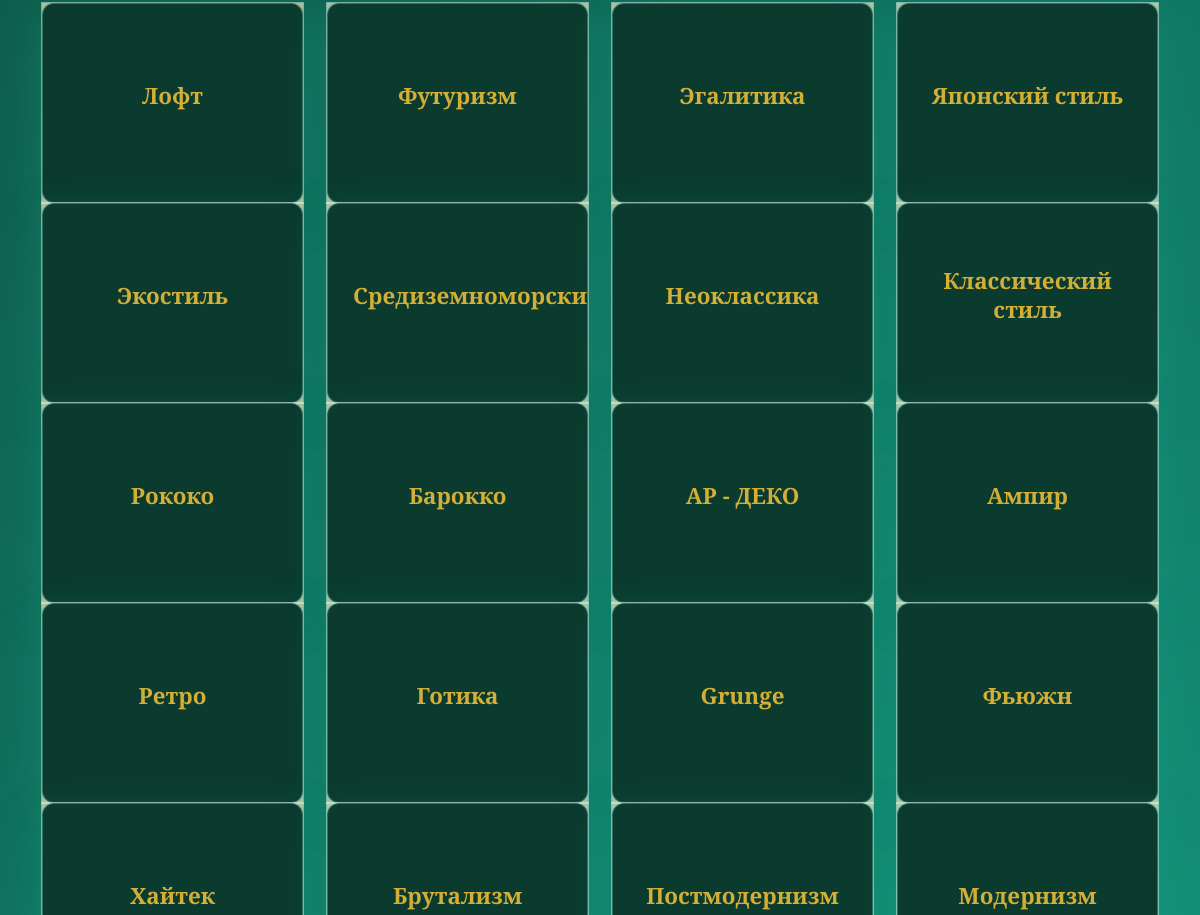
/services/ (middle part), run on an earlier commit of the app's database.
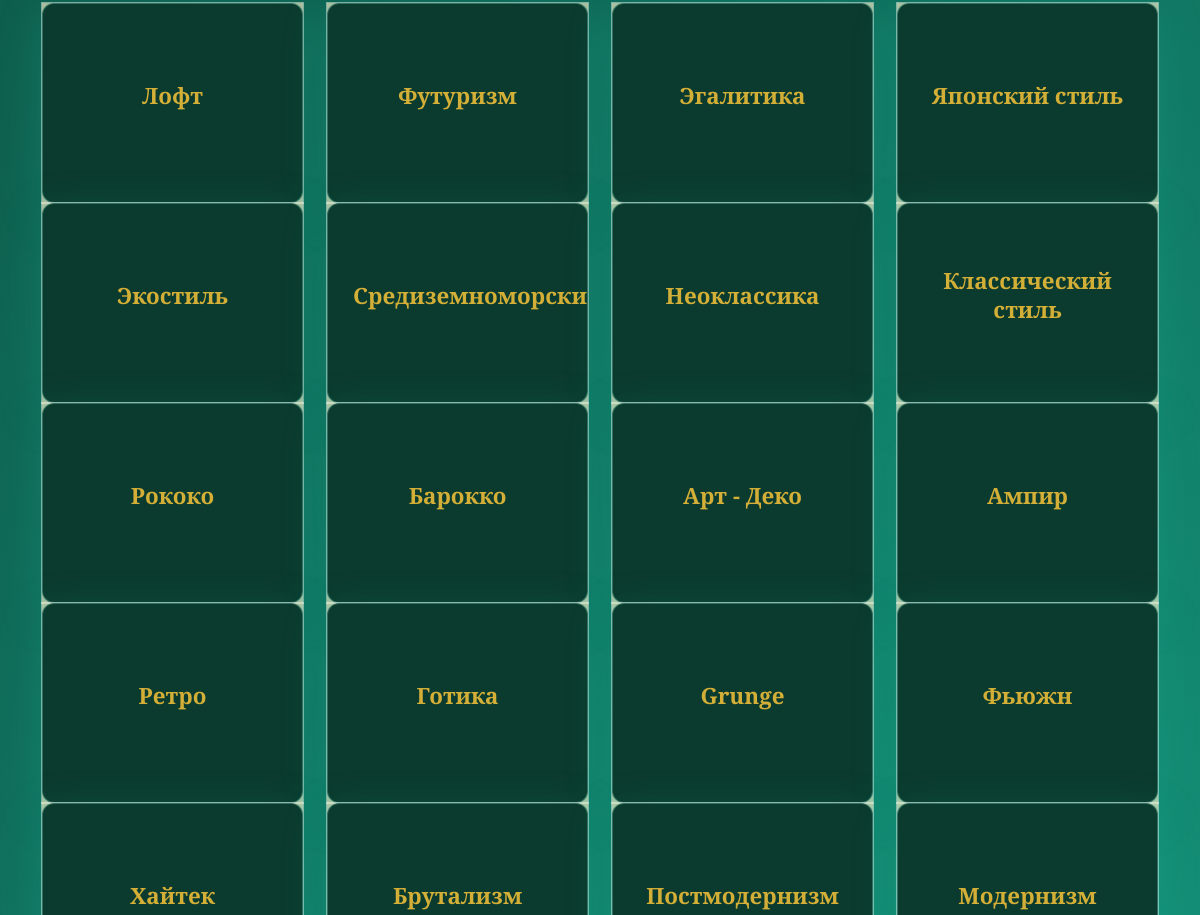
And on a later commit of the database.
### main/models.py (models this page shows, shortened)
class StyleItem(models.Model):
    title = models.CharField(
        _('Название стиля'),
        max_length=255
    )
    description = models.TextField(
        _('Описание')
    )
    image = models.ImageField(
        _('Изображение'),
        upload_to='styles/'
    )
    order = models.PositiveIntegerField(
        _('Порядок'),
        default=0
    )
    class Meta:
        ordering = ('order',)
        verbose_name = "Стиль"
        verbose_name_plural = "Стили"

### main/views.py (the view)
# urls.py: path('services/', views.ServicesItemView.as_view(), name='services'),
class ServicesItemView(ListView):
    model = StyleItem
    template_name = 'base.html'
    context_object_name = 'services'

### templates/base.html (shortened to what this page needs)
{% load i18n static %}
<!DOCTYPE html>
<html lang="ru">
<head>
	<link
			href="https://cdn.jsdelivr.net/npm/bootstrap@5.3.0/dist/css/bootstrap.min.css"
			rel="stylesheet"
	/>
	<link
			rel="stylesheet"
			href="https://cdnjs.cloudflare.com/ajax/libs/font-awesome/6.4.0/css/all.min.css"
	/>
	<link rel="stylesheet" href="{% static 'css/style.css' %}">
	<link rel="stylesheet" href="{% static 'css/service.css' %}">
</head>
<body>
						{% get_current_language as LANGUAGE_CODE %}
{% block dashboard %}
	<section id="services" class="py-3">
		<div class="container py-3">
			<div class="row">
				{% for service in services %}
					<div class="col-lg-3 slide-up">
						<div class="flip-card text-center">
							<div class="flip-card-inner">
								<div class="flip-card-front">
									<h4>{{ service.title }}</h4>
								</div>
								<div class="flip-card-back">
									<p>{{ service.description }}</p>
								</div>
							</div>
						</div>
					</div>
				{% endfor %}
			</div>
		</div>
	</section>
{% endblock dashboard %}
</body>
</html>

What changed in the data, as far as the page shows it:
changed StyleItem: title "АР - ДЕКО" → "Арт - Деко"
